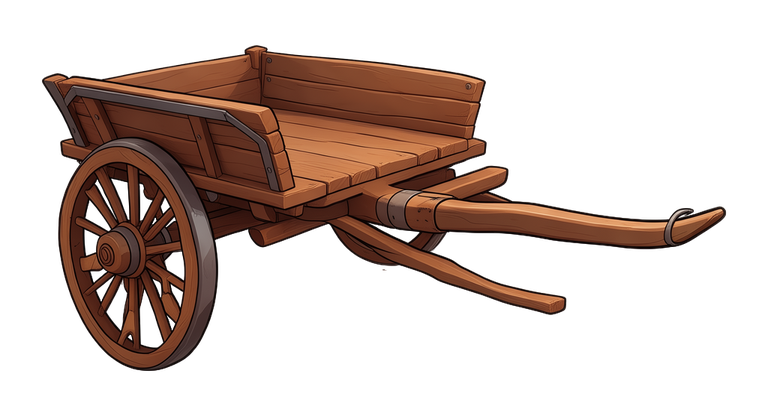
#> input picture tools/ludo/source/cart_raw.webp, 768 x 416 px
$ python fit_icon.py source/cart_raw.webp source/blacksmith_raw.png source/blacksmith_raw.png
#> lines starting #> are read from the running program, lines starting #| are printed output that depends on the picture
"""Fit a Ludo-generated item (a sprite on a transparent background) into the pack's square icon box.

Usage: python fit_icon.py RAW.png OUT_DIR NAME [--pad=PX] [--color=K] [--bright=K]

Trims the item to its opaque pixels, scales it so its longer side fills the 256 px 2x box less PAD on each side
(default 14), and centres it, so every icon has the same padding and reads at the same size. Faint halo pixels
(alpha below 16) are dropped first, so a stray speck can't shift the centre. --color and --bright lift saturation
and brightness (for an icon that comes out paler than its neighbours). Writes 256 px 2x and 128 px 1x PNGs and a
NAME.json with the anchor (the box's centre) for install_prop.py.
"""
import json
import sys
from PIL import Image, ImageEnhance

BOX = 256  # 2x icon box

raw, out_dir, name = sys.argv[1], sys.argv[2], sys.argv[3]
opt = {k[2:]: float(v) for k, v in (x.split('=') for x in sys.argv[4:] if x.startswith('--'))}
pad = opt.get('pad', 14)

im = Image.open(raw).convert('RGBA')
#> im is the input picture: PIL image 768x416 RGBA; mean R, G, B, A 51.4, 32.2, 23.1, 78.6
alpha = im.getchannel('A').point(lambda a: 0 if a < 16 else a)
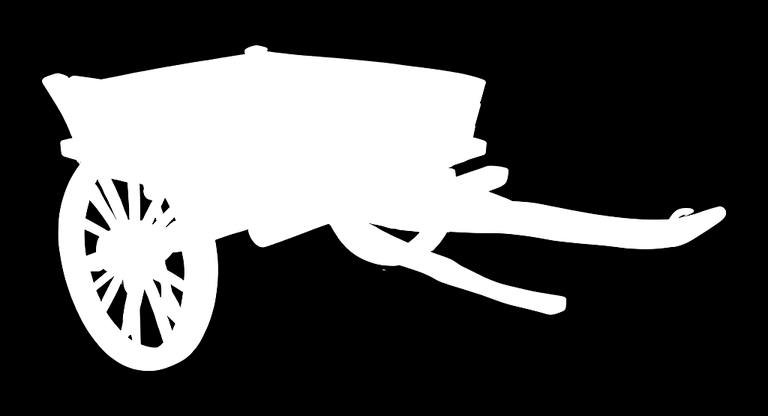
#> alpha: PIL image 768x416 L; min 0, max 255, mean 78.6
im.putalpha(alpha)
im = im.crop(alpha.getbbox())
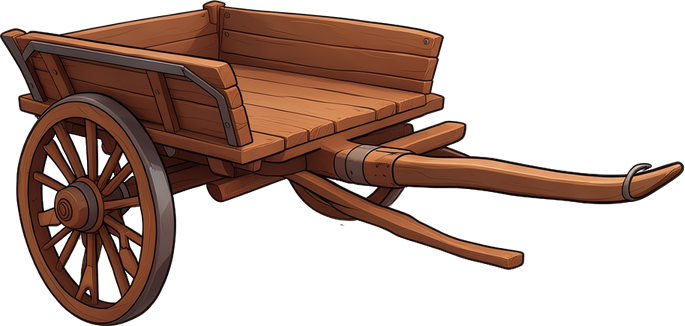
#> im: PIL image 685x326 RGBA; mean R, G, B, A 70.6, 43.9, 31.5, 112.5; transparent parts drawn white
if 'color' in opt or 'bright' in opt:
    a = im.getchannel('A')
    rgb = ImageEnhance.Color(im.convert('RGB')).enhance(opt.get('color', 1))
    rgb = ImageEnhance.Brightness(rgb).enhance(opt.get('bright', 1))
    rgb.putalpha(a)
    im = rgb

inner = BOX - 2 * pad
k = inner / max(im.width, im.height)
#> k = 0.333
im = im.resize((max(1, round(im.width * k)), max(1, round(im.height * k))), Image.Resampling.LANCZOS)
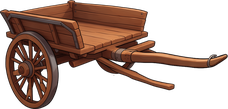
#> im: PIL image 228x109 RGBA; mean R, G, B, A 49.6, 28.4, 19.7, 112.4; transparent parts drawn white
out = Image.new('RGBA', (BOX, BOX), (0, 0, 0, 0))
#> out: PIL image 256x256 RGBA; every value is 0
out.alpha_composite(im, ((BOX - im.width) // 2, (BOX - im.height) // 2))
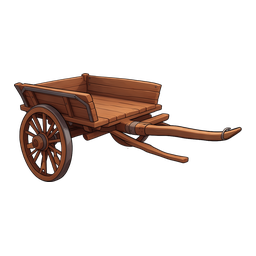
#> out: PIL image 256x256 RGBA; mean R, G, B, A 18.8, 10.7, 7.5, 42.6; transparent parts drawn white

out.save(f'{out_dir}/2x_{name}.png', optimize=True)
out.resize((BOX // 2, BOX // 2), Image.Resampling.LANCZOS).save(f'{out_dir}/1x_{name}.png', optimize=True)
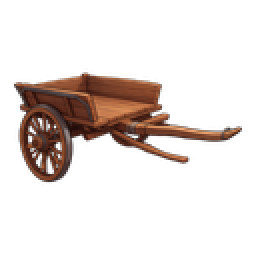
#> saved as blacksmith_raw.png.png: PIL image 128x128 RGBA (shown 2 times larger); mean R, G, B, A 20.7, 11.9, 8.1, 42.6; transparent parts drawn white
json.dump({'2x': [BOX / 2, BOX / 2], '1x': [BOX / 4, BOX / 4]}, open(f'{out_dir}/{name}.json', 'w'))
print(f'{name}: item {im.width}x{im.height} in {BOX}x{BOX}')
#| source/blacksmith_raw.png: item 228x109 in 256x256

$ run again, on tools/ludo/source/brewery_winter_raw.png
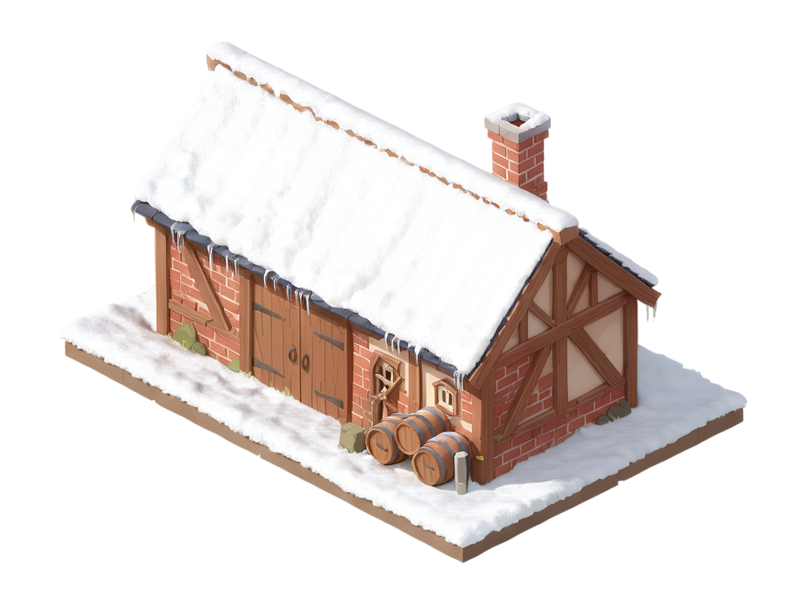
#> input picture tools/ludo/source/brewery_winter_raw.png, 800 x 608 px
#> im is the input picture: PIL image 800x608 RGBA; mean R, G, B, A 124.1, 114.9, 110.8, 101.1
#> `alpha = im.getchannel('A').point(lambda a: 0 if a < 16 else a)`:
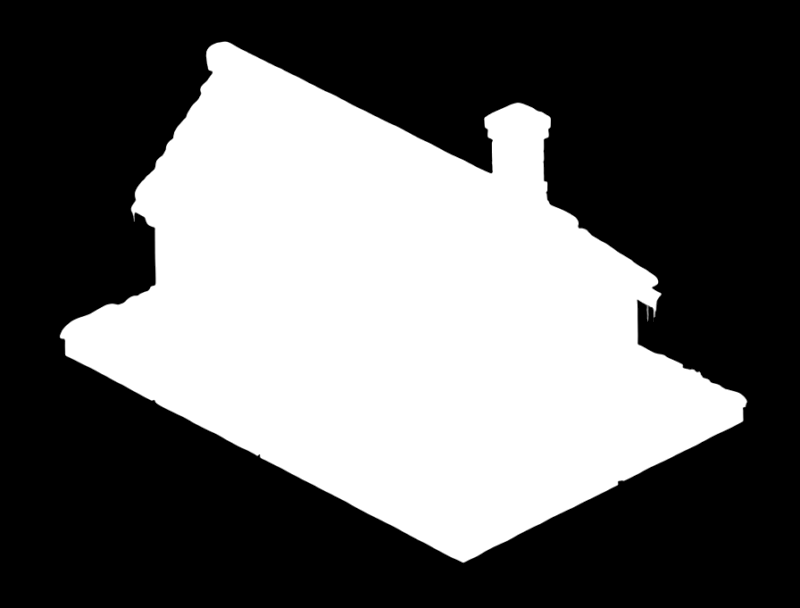
#> alpha: PIL image 800x608 L; min 0, max 255, mean 101.1
#> `out.resize((BOX // 2, BOX // 2), Image.Resampling.LANCZOS).save(f'{out..`:
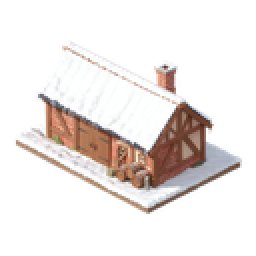
#> saved as brewery_winter_raw.png.png: PIL image 128x128 RGBA (shown 2 times larger); mean R, G, B, A 69.7, 63.4, 60.8, 82.1; transparent parts drawn white
#| source/brewery_winter_raw.png: item 228x173 in 256x256

$ run again, on tools/ludo/source/bush_berry_raw.png
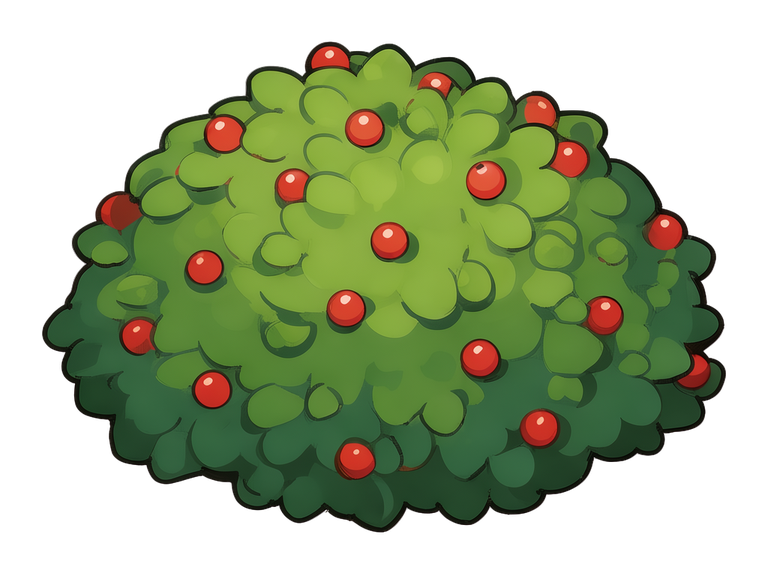
#> input picture tools/ludo/source/bush_berry_raw.png, 768 x 576 px
#> im is the input picture: PIL image 768x576 RGBA; mean R, G, B, A 53.5, 66.3, 32.4, 138.7
#> `im = im.resize((max(1, round(im.width * k)), max(1, round(im.height * ..`:
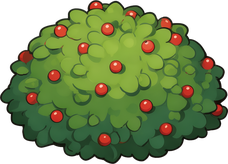
#> im: PIL image 228x164 RGBA; mean R, G, B, A 66.8, 83.6, 39, 182.3; transparent parts drawn white
#> `out.resize((BOX // 2, BOX // 2), Image.Resampling.LANCZOS).save(f'{out..`:
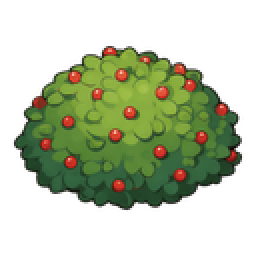
#> saved as bush_berry_raw.png.png: PIL image 128x128 RGBA (shown 2 times larger); mean R, G, B, A 38.3, 47.7, 22.4, 104; transparent parts drawn white
#| source/bush_berry_raw.png: item 228x164 in 256x256
